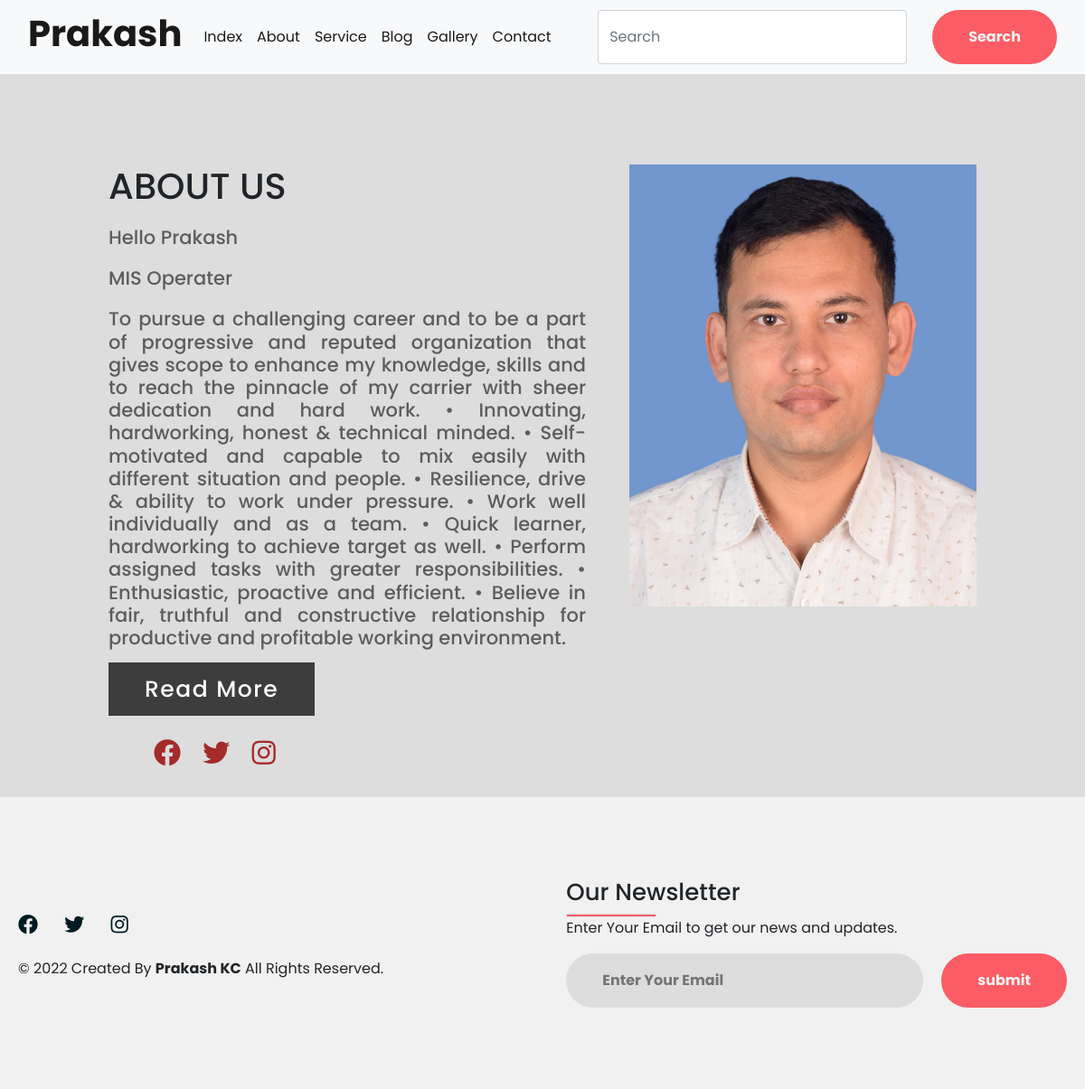
The page /about/ on the database its author committed.
### blogsite/models.py (models this page shows, shortened)
class About(models.Model):
    heading=models.CharField(max_length=50)
    career=models.CharField(max_length=55)
    description=models.TextField(blank=False)
    profile_img=models.ImageField(upload_to='static/img')
    update_at=models.DateTimeField(auto_now=True)

class Profile(models.Model):
    about=models.ForeignKey(About, on_delete=models.CASCADE)
    social_name=models.CharField(max_length=30)
    link=models.URLField(max_length=200)

### blogsite/views.py (the view)
# urls.py: path("about/", views.about, name="about"),
def about(requist):
    about=About.objects.latest('update_at')
    profile=Profile.objects.filter(about=about)
    context={
        'about':about,
        'profiles':profile,
    }
    return render(requist,"about.html",context)

### templates/about.html
{% extends 'base.html' %}
{% load static %}
{% block content %}
	<div class="img-section">
		<div class="img-container">
			<div class="content-section">
				<div class="title">
					<h1>About Us</h1>
				</div>
				<div class="content">
					<h3>{{about.heading}}</h3>
					<h3>{{about.career}}</h3>
					<h3 align="justify">{{about.description}}</p>
					<div class="button">
						<a href="">Read More</a>
					</div>
				</div>
				<div class="social">
					{% for profile in about.profile_set.all%}
					<a href="{{profile.link}}"><i class="fab fa-{{profile.social_name}}"></i></a>
					{% endfor %}
				</div>
			</div>
			<div class="image-section">
				<img src="{{about.profile_img.url}}">
			</div>
		</div>
	</div>
{% endblock content %}

### templates/includes/footer.html
{% load static %}
    <footer>
      <div class="footer-container">
        <div class="left-col">
           <div class="social-media">
            {% for profile in about.profile_set.all%}
					<a href="{{profile.link}}"><i class="fab fa-{{profile.social_name}}"></i></a>
					{% endfor %}
          </div>
          <p class="rights-text">© 2022 Created By <b>Prakash KC</b>  All Rights Reserved.</p>
        </div>
        <div class="right-col">
          <h1>Our Newsletter</h1>
          <div class="border"></div>
          <p>Enter Your Email to get our news and updates.</p>
          <form action="" class="newsletter-form">
            <input type="text" class="txtb" placeholder="Enter Your Email">
            <input type="submit" class="btn" value="submit">
          </form>
        </div>
      </div>
    </footer>

### static/css/style-about.css (style rules this page uses)
* { margin:0px; padding:0px; box-sizing: border-box; font-family: 'Poppins', sans-serif; }
.img-section { width: 100%; min-height: 100vh; background-color: #ddd; }
.img-container { width: 80%; display: block; margin:auto; padding-top: 100px; }
.content-section { float: left; width: 55%; }
.image-section { float: right; width: 40%; }
.image-section img { width: 100%; height: auto; }
.content-section .title { text-transform: uppercase; font-size: 28px; }
.content-section .content h3 { margin-top: 20px; color:#5d5d5d; font-size: 21px; }
.content-section .content .button { margin-top: 30px; }
.content-section .content .button a { background-color: #3d3d3d; padding:12px 40px; text-decoration: none; color:#fff; font-size: 25px; letter-spacing: 1.5px; }
.content-section .social { margin: 40px 40px; }
.content-section .social i { color:#a52a2a; font-size: 30px; padding:0px 10px; }

### static/css/style_footer.css (style rules this page uses)
body { margin: 0; padding: 0; font-family: 'Yaldevi', sans-serif; min-height: 100vh; }
footer { background: #f1f1f1; padding: 90px 0; }
.footer-container { max-width: 1700px; margin: auto; padding: 0 20px; display: flex; justify-content: space-between; align-items: center; flex-wrap: wrap-reverse; position: sticky; top: 100%; }
.social-media { margin: 20px 0; }
.social-media a { color: #001a21; margin-right: 25px; font-size: 22px; text-decoration: none; transition: .3s linear; }
.right-col h1 { font-size: 26px; }
.border { width: 100px; height: 4px; background: #fc5c65; }
.newsletter-form { display: flex; justify-content: center; align-items: center; flex-wrap: wrap; }
.txtb { flex: 1; padding: 18px 40px; font-size: 16px; color: #293043; background: #ddd; border: none; font-weight: 700; outline: none; border-radius: 30px; min-width: 260px; }
.btn { padding: 18px 40px; font-size: 16px; color: #f1f1f1; background: #fc5c65; border: none; font-weight: 700; outline: none; border-radius: 30px; margin-left: 20px; cursor: pointer; transition: opacity .3s linear; }

### rows shown on the page
About: heading "Hello Prakash", career "MIS Operater", description "To pursue a challenging career and to be a part of progressive and reputed organization that gives scope to enhance my knowledge, skills and to reach the pinnacle of my carrier with sheer dedication and hard work. • Innovating, hardworking, honest & technical minded. • Self-motivated and capable to mix easily with different situation and people. • Resilience, drive & ability to work under pressure. • Work well individually and as a team. • Quick learner, hardworking to achieve target as well. • Perform assigned tasks with greater responsibilities. • Enthusiastic, proactive and efficient. • Believe in fair, truthful and constructive relationship for productive and profitable working…", profile_img (picture)
